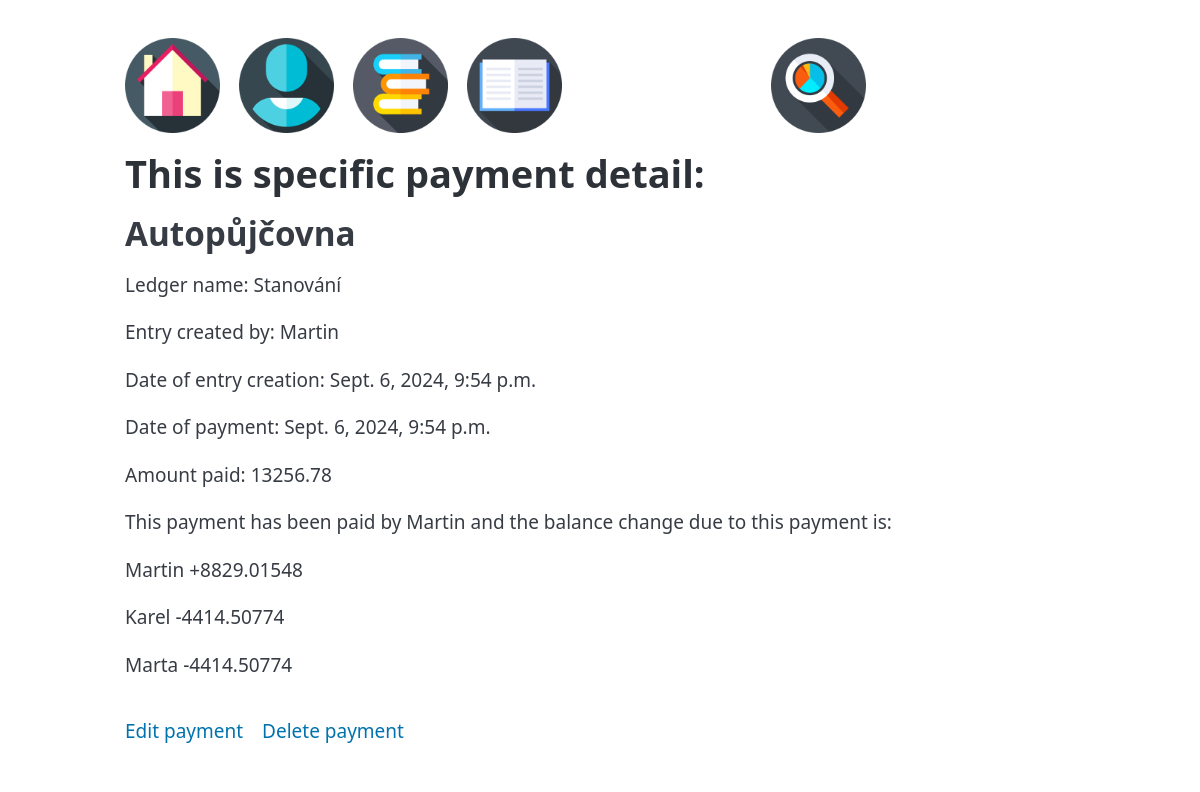
The app's page /payment_detail/3/2/1/ with its own data.
### Bill_2_split/models.py (models this page shows, shortened)
class AbstractBase(models.Model):
    name = models.CharField(max_length=100)
    slug = models.SlugField(max_length=100, blank=True)
    desc = models.CharField(max_length=2000, blank=True)
    class Meta:
        abstract = True

class Payment(AbstractBase):
    user = models.ForeignKey(User, on_delete=models.PROTECT)
    ledger = models.ForeignKey(Ledger, on_delete=models.PROTECT)
    entry_time = models.DateTimeField(default=datetime.now)
    cost = models.DecimalField(max_digits=10, decimal_places=2)
    payment_time = models.DateTimeField(default=datetime.now)

class Ledger(AbstractBase):
    user = models.ForeignKey(User, on_delete=models.PROTECT)

class User(AbstractBase):
    email = models.CharField(max_length=50, blank=True)
    password = models.CharField(max_length=50, blank=True)

class Relation(models.Model):
    user = models.ForeignKey(User, on_delete=models.PROTECT)
    payment = models.ForeignKey(Payment, on_delete=models.PROTECT)
    relation = models.DecimalField(max_digits=10, decimal_places=3)

### Bill_2_split/views.py (the view)
class PaymentDetailView(generic.DetailView):
    model = Payment
    template_name = 'Bill_2_split/payment_detail.html'
    title = 'Payment detail'
    def get_context_data(self, **kwargs):
        context = super().get_context_data(**kwargs)
        payment = self.get_object()
        user_id = self.kwargs.get('user_pk')
        user = User.objects.get(pk=user_id)
        ledger_id = self.kwargs.get('ledger_pk')
        ledger = Ledger.objects.get(pk=ledger_id)
        relations = Relation.objects.filter(payment=payment)
        balance_change = calculate_relation_costs(relations, payment.cost)
        context['ledger'] = ledger
        context['user'] = user
        context['payment'] = payment
        context['relations'] = relations
        context['balance_change'] = balance_change
        return context

### Bill_2_split/functions.py (called while the page is built)
def get_relation_value(obj):
    return obj.relation

def calculate_relation_costs(relations, cost):
    sorted_relations = sorted(relations, key=get_relation_value, reverse=True)
    relation_costs = [(relation, relation.relation * cost) for relation in sorted_relations]
    return relation_costs

### Bill_2_split/templates/Bill_2_split/payment_detail.html
{% extends 'Bill_2_split/_base.html' %}
{% block Bill_2_split_content %}
{% load static %}
<nav>
    <ul><li><a href="{% url 'Bill_2_split:IndexView' %}">
            <img src="{% static 'Bill_2_split/icons/home_page.png' %}"></a></li>
    <li><a href="{% url 'Bill_2_split:UserView' %}">
            <img src="{% static 'Bill_2_split/icons/user.png' %}"></a></li>
    <li><a href="{% url 'Bill_2_split:ListOfLedgersView' user.pk %}">
            <img src="{% static 'Bill_2_split/icons/ledgers.png' %}"></a></li>
    <li><a href="{% url 'Bill_2_split:LedgerDetailView' ledger.pk user.pk %}">
            <img src="{% static 'Bill_2_split/icons/ledger.png' %}"></a></li></ul>
    <ul>
        <li><a href="{% url 'Bill_2_split:PaymentDetailView' ledger.pk user.pk payment.pk %}">
            <img src="{% static 'Bill_2_split/icons/glass.png' %}"></a></li>
    </ul>
    <ul>
        <li></li>
    </ul>
</nav>
<h1>
    This is specific payment detail:
</h1>
<h2>{{ payment.name }}</h2>
<p>Ledger name: {{ payment.ledger.name }}</p>
<p>Entry created by: {{ payment.user.name }}</p>
<p>Date of entry creation: {{ payment.entry_time }}</p>
<p>Date of payment: {{ payment.payment_time }}</p>
<p>Amount paid: {{ payment.cost }}</p>
    {% for relation, balance_change in balance_change %}
        {% if relation.relation > 0 %}
                <p> This payment has been paid by {{ relation.user.name }} and the balance change due to this payment is: </p>
                <p> {{ relation.user.name }} +{{ balance_change }} </p>
        {% endif %}
    {% endfor %}
    {% for relation, balance_change in balance_change %}
        {% if relation.relation < 0 %}
                <p> {{ relation.user.name }}  {{ balance_change }} </p>
        {% endif %}
    {% endfor %}
<nav>
    <ul>
        <li>
            <a href="#"> Edit payment</a>
        </li>
        <li>
            <a href="#"> Delete payment</a>
        </li>
    </ul>
</nav>
{% endblock %}

### Bill_2_split/static/Bill_2_split/base.css (style rules this page uses)
main.container > nav img { max-width: 5em; }

### records on screen
Payment: name "Autopůjčovna", ledger.name "Stanování", user.name "Martin", entry_time "Sept. 6, 2024, 9:54 p.m.", payment_time "Sept. 6, 2024, 9:54 p.m.", cost "13256.78"
Relation: user.name "Martin", balance_change "8829.01548"
Relation: user.name "Karel", balance_change "-4414.50774"
Relation: user.name "Marta", balance_change "-4414.50774"
